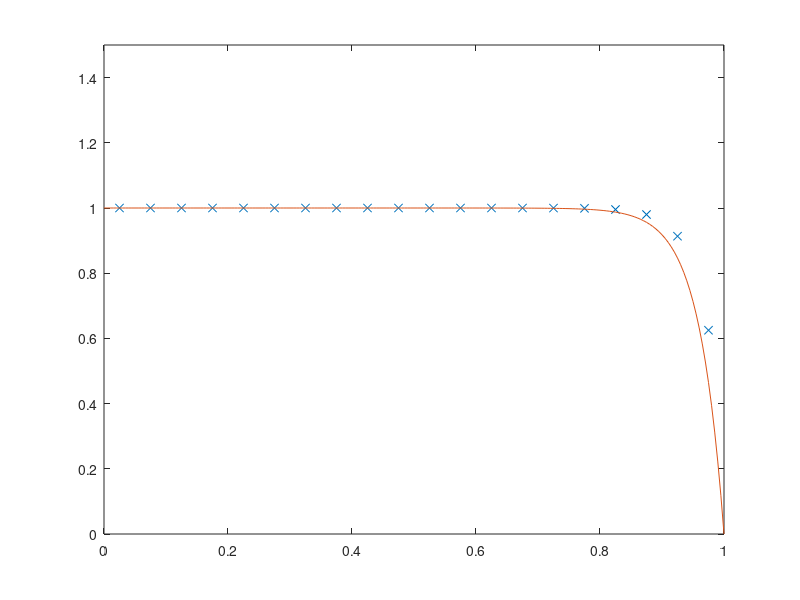

The MATLAB source for this figure:
%Central differencing scheme,1-D convection-diffusion steady state, no source but only boundary
%condition
%Author : Taewook Kim
%LINKEDIN : www.linkedin.com/in/kimtw
%GITHUB : github.com/Kimtaewookcode
%Email : kimtaewook87@gmail.com
%Ref:"An introduction to Computational Fluid Dynamics:HKversteeg and
%WMalalasekera example 5.1
%%%%%%%%
clear
clc
clf
L=1;%[m] length of geometry
%rho=1;%[kg/m3]
ksi=0.1;%[kg/ms]
u=2.5;%[m/s]%2.5;
ngrid=20;%numberof grid%20,5
dx=L/ngrid;%delta x

F=2.5;%coefficient
D=ksi/dx;%coefficient

phi0=1;%boundary condition at x=0
phil=0;%boundary condition at x=L

%%%%%%%%
array=zeros(ngrid);
bound=zeros(ngrid,1);
%%%%%%%%%
 
for i=1:ngrid
    if i==1
        aw=0;
        ae=D-F/2;
        sp=-(2*D+F);
        ap=aw+ae-sp;
        su=-sp*phi0;
        array(i,i)=ap;
        array(i,i+1)=-ae;
        bound(i,1)=su;
    elseif i<ngrid
        aw=D+F/2;
        ae=D-F/2;
        sp=0;
        ap=aw+ae-sp;
        su=0;%no source
        array(i,i-1)=-aw;
        array(i,i)=ap;
        array(i,i+1)=-ae;
        bound(i,1)=su;

    else
        aw=D+F/2;
        ae=0;
        sp=-(2*D-F);
        ap=aw+ae-sp;
        su=-sp*phil;
        
        array(i,i-1)=-aw;
        array(i,i)=ap;
        bound(i,1)=su;
    end
end
 phi=array\bound;
 
 xarr=zeros(ngrid,1);
 for j=1:ngrid
     xarr(j,1)=dx/2+dx*(j-1);
 end
 
 %%%%%%%analytical
 dx1=dx/10;
 x1=[0:dx1:L];
 anaphi=1+(1-exp(25*x1))/(7.20*10^10);
 
 plot(xarr,phi,'x',x1,anaphi,'-')
 ylim([0 1.5])
 